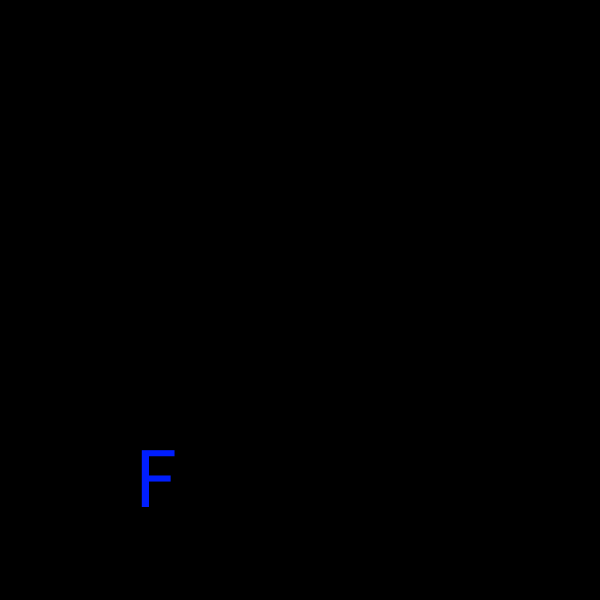
Frame 1 (no input)
Frame 60 (the mouse pressed at the canvas centre just before this capture): identical to frame 1, image omitted
Frame 120 (the mouse held since frame 60 and released just before this capture): identical to frame 1, image omitted

The Processing sketch that drew this single still picture (run headless with seeded random() and noise(); from frame 60 on, the mouse is pressed at the canvas centre):

// Processing sketch: day8_B_distance
// ── day8_B_distance.pde
PVector pos;
float hue;
char alphabet;
float alphabetSize;

void setup() {
  size(600,600);
  colorMode(HSB,360,100,100);
  hue = random(360);
  
  pos = new PVector(random(width), random(height-100));
  alphabet = (char) int(random(65,90)); 
  alphabetSize = random(30,96);
}

void draw() {
  background(0);
  
  float distance = dist(mouseX, mouseY, pos.x, pos.y);
  println(distance);
  
  noStroke();
  if(distance < alphabetSize/2) {
    fill(hue, 100, 50);
  } else {
    fill(hue, 100, 100);
  }
  textSize(alphabetSize);
  textAlign(CENTER, CENTER);
  text(alphabet, pos.x, pos.y);
}

void keyPressed() {
  if (key == ' ') {
    pos = new PVector(random(width), random(height-100));
    alphabet = (char) int(random(65,90));  
    alphabetSize = random(30,96);
  }
}
